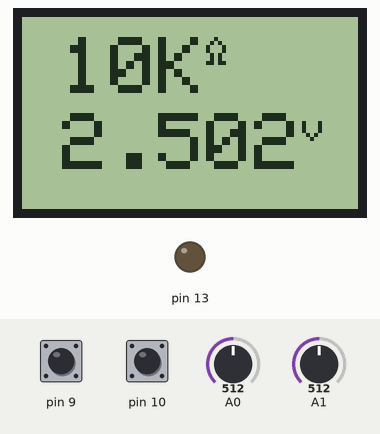
This sketch was run on a simulated Arduino Uno, built with avr-gcc and run on an emulated ATmega328P. Parts: 84×48 one-colour display, output pins drawn as LEDs (lit = HIGH). The test bench sets the inputs (shaded band); at power-on: A1 = 512, pin 9 HIGH, A0 = 512, pin 10 HIGH.

Above: at 1.2 s.
1.3 s: A1 set to 1005
At 2.4 s:
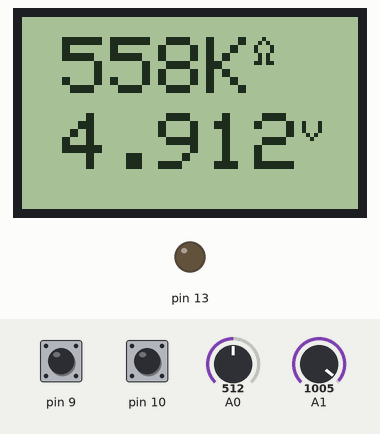
2.8 s: A1 set to 1023
At 3.7 s:
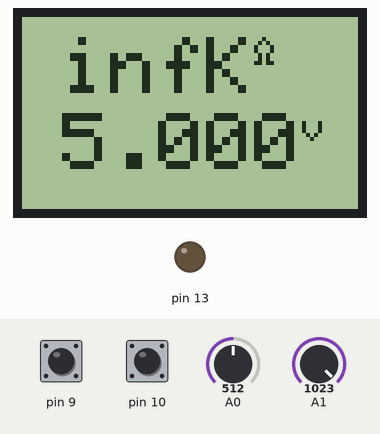
4.3 s: pin 9 pulled LOW for 0.25 s
At 5.1 s:
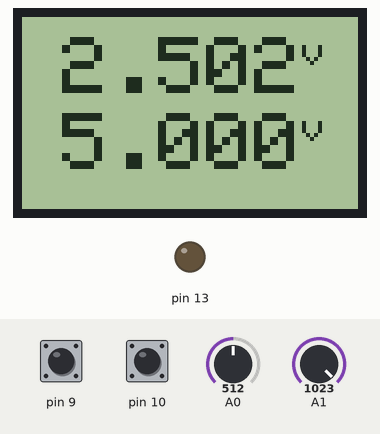
6.0 s: A0 set to 716
At 7.2 s:
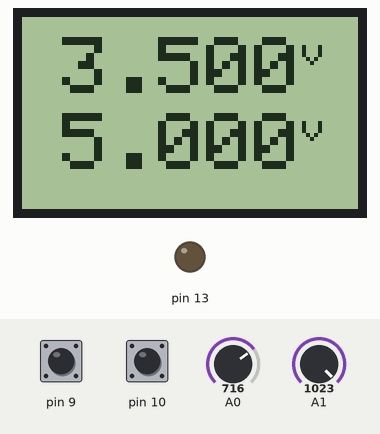
7.5 s: A0 set to 900
At 8.6 s:
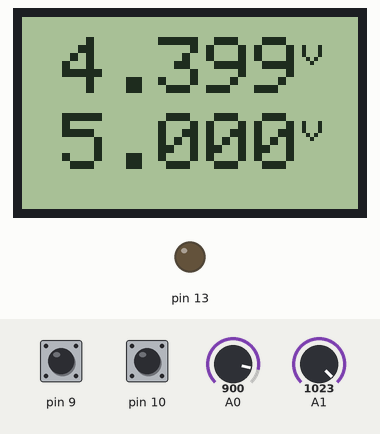
9.0 s: A1 set to 990
At 10.0 s:
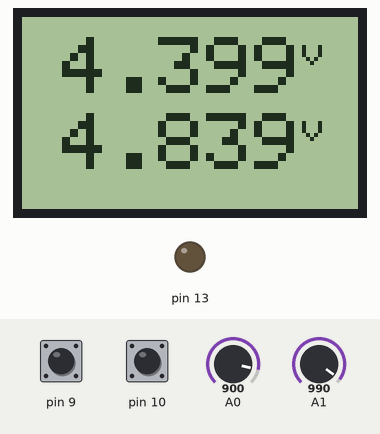
Timing chart, 0 to 11.5 s (numbered marks = the images above; inputs shaded):
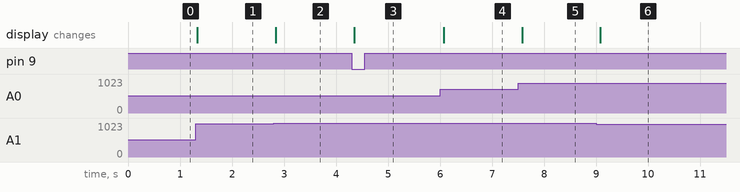

Measured:
- the behaviour switches between 1022 and 1023 on A1 (found by bisection; images 1 and 2)
- after the input at 1.3 s, the display: changes at once (image 1)
- after the input at 2.8 s, the display: changes at once (image 2)
- after the input at 4.3 s, the display: changes after 0.05 s (image 3)
- after the input at 6.0 s, the display: changes after 0.07 s (image 4)
- after the input at 7.5 s, the display: changes after 0.08 s (image 5)
- after the input at 9.0 s, the display: changes after 0.08 s (image 6)

The sketch:

volt_meter_scr.0.3.ino
```cpp
#include <SPI.h>
#include <Adafruit_GFX.h>
#include <Adafruit_PCD8544.h>
// Adafruit_PCD8544(CLK,DIN,D/C,CE,RST);
Adafruit_PCD8544 display = Adafruit_PCD8544(7, 6, 5, 4, 3);

float sensorValue = 0;
float volts;
float voltsa;
float lvolts;
float lvoltsa;
int funct = 2; // 1 = V 2 = R 3 = I

void setup()
{
  pinMode(A0, INPUT);
  pinMode(A1, INPUT);
  pinMode(13, OUTPUT);
  //Serial.begin(9600);
  display.begin();
  display.setContrast(50);
  display.clearDisplay();
  pinMode(8, INPUT_PULLUP);
  pinMode(9, INPUT_PULLUP);
  pinMode(10, INPUT_PULLUP);
}

void loop()
{

  if(digitalRead(9) == LOW) {
    funct = 1;
  }
  if(digitalRead(10) == LOW) {
    funct = 2;
  }

  sensorValue = analogRead(A0);
  volts = 0.00488758555327 * sensorValue;
  sensorValue = analogRead(A1);
  voltsa = 0.00488758555327 * sensorValue;
  if ( funct == 1){                               // 1 = V 2 = R 3 = I
    if (volts != lvolts || voltsa != lvoltsa){
      screen(volts, voltsa);
    }
  }
  //find Rx voltage divider 5V+ -> 10K -> Rx -> 0V  voltsa is voltage across Rx
  if ( voltsa != lvoltsa){
    if (funct == 2 ){
      float R;
      float I;
      I = (5 - voltsa) / 10000;
      R = voltsa / I;
      screen(R, voltsa);
    }
  }
  delay(200);
  display.clearDisplay();
}
void screen(float v1,float v2){
  //int Rd = 0;
  display.setCursor(10,5);
  display.setTextSize(2);
  if (funct == 2){
    if (v1 >= 1000){
      display.print(v1 / 1000,0);
      display.print("K");
    }else{
     display.print(v1,0);
    }
  }else{
    display.print(v1,3);
  }
  display.setTextSize(1);
  if (funct == 2){
    display.write(233);
  }else{
    display.println("v");
  }
  display.setTextSize(2);
  display.setCursor(10,24);
  display.print(v2,3);
  display.setTextSize(1);
  display.println("v");
  display.display();
}
```
